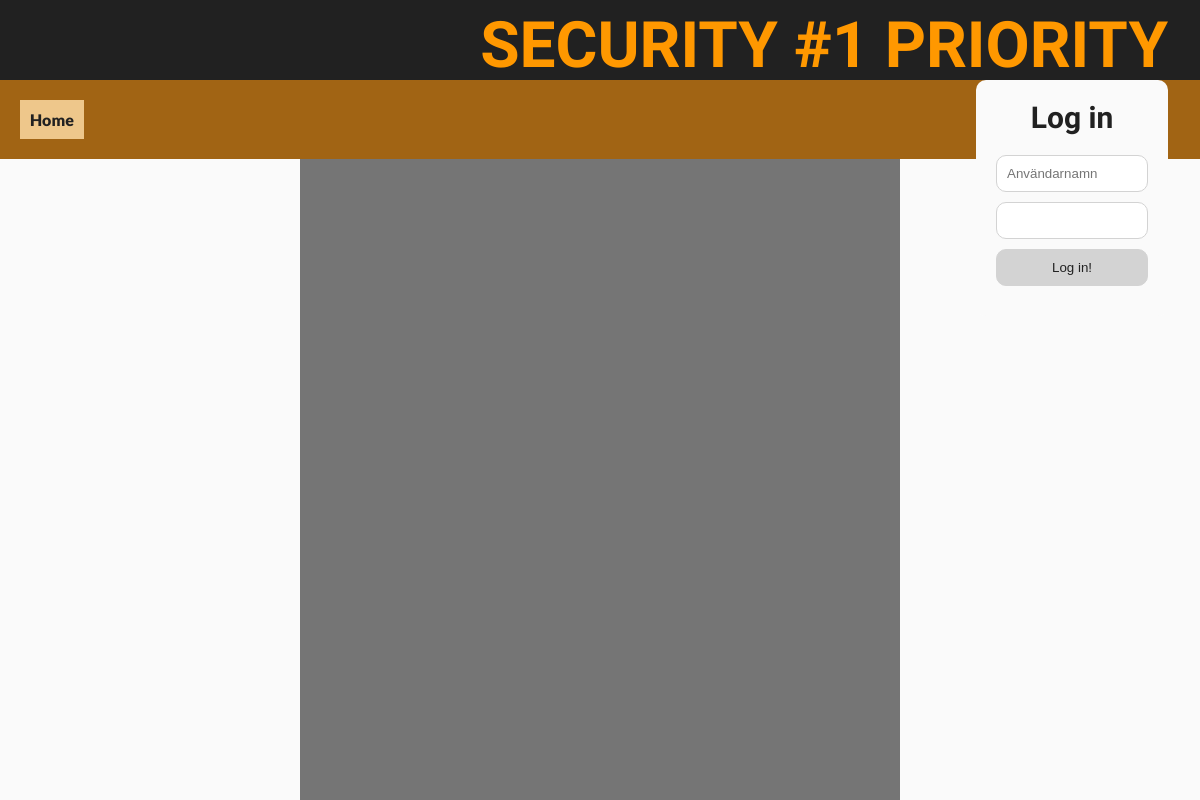
Before: / with the older database file.
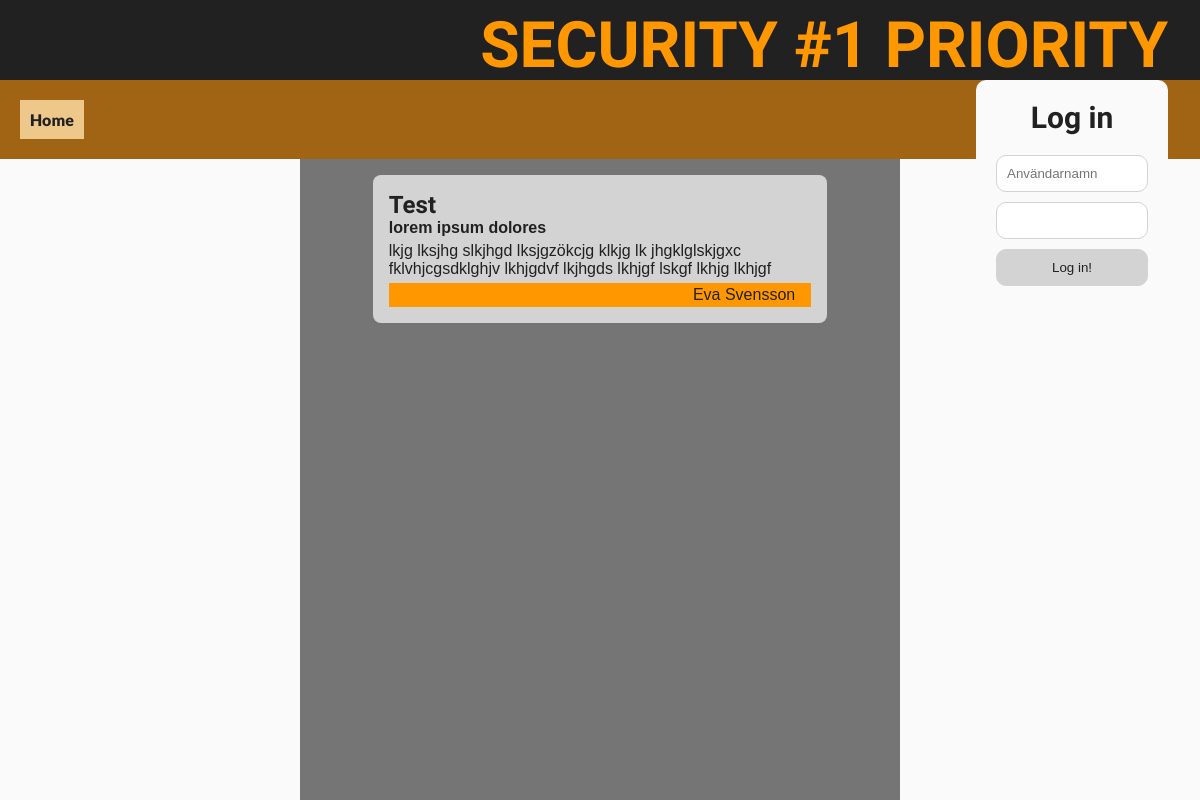
After: the same page with the newer database file.
### tables this page shows
CREATE TABLE `tblarticle` (
  `id` int(11) NOT NULL,
  `head` varchar(100) NOT NULL,
  `ingress` text NOT NULL,
  `text` text NOT NULL,
  `author` int(11) NOT NULL,
  `added` int(11) NOT NULL,
  `status` int(11) NOT NULL DEFAULT 9
);

CREATE TABLE `tbluser` (
  `id` int(11) NOT NULL,
  `user` varchar(40) NOT NULL,
  `pass` varchar(255) NOT NULL,
  `level` int(11) NOT NULL DEFAULT 100,
  `realname` varchar(255) NOT NULL,
  `lastlogin` int(11) DEFAULT NULL
);

### index.php (the view, shortened to what this page needs)
<!DOCTYPE html>
<?php
    $conn=makeConn('can');
?>
<html lang="en">
<head>
    <link rel="stylesheet" href="admin.css">
</head>
<body>
<?php require_once("_header.php"); ?>
<?php require_once("_menu.php"); ?>
    <?php if(isset($_SESSION['level']) ){ ?>
            <form method="post" action="index.php" class="log">
                <input type="submit" name="logout" value="Log out!">
            </form>
    <?php }else{  ?>
    <form method="post" action="index.php" class="log">
        <h1>Log in</h1>
        <input type="text" name="usr" placeholder="Användarnamn">
        <input type="password" name="pwd">
        <input type="submit" name="btn" value="Log in!">
    </form>
    <?php  } ?>
<div class="main">
    <?php
        $sql="SELECT tblarticle.head, tblarticle.ingress, tblarticle.text, tbluser.realname FROM tblarticle INNER JOIN tbluser ON tblarticle.author=tbluser.id;";
        $result=mysqli_query($conn, $sql);
        while($rad=mysqli_fetch_assoc($result)){
            echo "<div class='article'>";
            echo "<h2>".$rad['head']."</h2>";
            echo "<div class='ingress'>".$rad['ingress']."</div>";
            echo "<div class='text'>".$rad['text']."</div>";
            echo "<div class='byline'>".$rad['realname']."</div>";
            echo "</div>";
        }
?>
</div>
</body>
</html>

### _header.php
<header>
        <h1>SECURITY #1 PRIORITY</h1>
</header>

### _menu.php (shortened to what this page needs)
<nav>
    <a href="index.php">Home</a>
</nav>

### admin.css (style rules this page uses)
* { margin: 0; padding: 0; box-sizing: border-box; }
body { display: flex; flex-direction: column; background-color: #f5f5f5; }
.main { display: flex; flex-direction: column; align-items: center; width: 50%; height: 100%; gap: .2rem; background: var(--color-text-secondary); margin: 0 auto; padding: 1rem; }
.article { width:80%; padding: 1rem; background: var(--back-secondary); border-radius: .5rem; }
.article h2 { font-family: 'Staatliches', cursive; font-size: 1.5rem; font-weight: 900; color: var(--color-text); text-align: left; margin: 0; }
.ingress { font-family: sans-serif; font-size: 1rem; font-weight: bold; color: var(--color-text); text-align: left; margin: 0 auto .3rem auto; }
.text { font-family: sans-serif; font-size: 1rem; font-weight: normal; color: var(--color-text); text-align: left; margin: 0 auto .3rem auto; }
.byline { font-family: sans-serif; width:100% font-size: .8rem; font-weight: normal; background: var(--accent-color); color: var(--color-text); text-align: right; padding: .2rem 1rem .2rem 1rem; }
body { position: absolute; background: var(--back-primary); width: 100%; height: 100vh; }
h1 { font-family: 'Staatliches', cursive; font-size: 2rem; color: var(--color-text); }
form { display: flex; flex-direction: column; align-items: center; justify-content: center; width: 50%; background: var(--back-primary); padding: 20px; border-radius: 10px; }
form input { width: 100%; padding: 10px; border-radius: 10px; border: 1px solid var(--back-secondary); margin-bottom: 10px; }
form input[type="submit"] { width: 100%; padding: 10px; border-radius: 10px; border: 1px solid var(--back-secondary); margin-bottom: 10px; background: var(--back-secondary); color: var(--color-text); cursor: pointer; }
form h1 { font-size: 30px; margin-bottom: 20px; font-family: 'Staatliches', cursive; }
nav { display: flex; flex-direction: row; align-items: left; width: 100%; background: var(--color-secondary-dark); padding: 20px; }
nav a { color: var(--color-text); text-decoration: none; margin-right: 20px; background: var(--color-secondary); padding: 10px; font-family: 'Lato', sans-serif; font-weight: 900; }
header h1 { font-size: 4em; margin-bottom: 20px; font-family: 'Staatliches', cursive; color: var(--accent-color); }
header { padding: .5em 2em .5em 2em; height:5rem; text-align: right; background: var(--color-text); }
.log { --display: none; position: absolute; top: 5rem; width: 12rem; right: 2rem; }

### colors.css (style rules this page uses)
:root { --color-primary: #00bcd4; --color-secondary: #eec78b; --color-primary-dark: #32485d; --color-secondary-dark: #a16414; --back-primary: #fafafa; --back-secondary: #d3d3d3; --accent-color: #ff9800; --color-text: #212121; --color-text-secondary: #757575; }

Changed rows visible on the page:
added tblarticle: head "Test", ingress "lorem ipsum dolores", text "lkjg lksjhg slkjhgd lksjgzökcjg klkjg lk jhgklglskjgxc fklvhjcgsdklghjv lkhjgdvf lkjhgds lkhjgf lskgf lkhjg lkhjgf", tbluser.realname "Eva Svensson"
